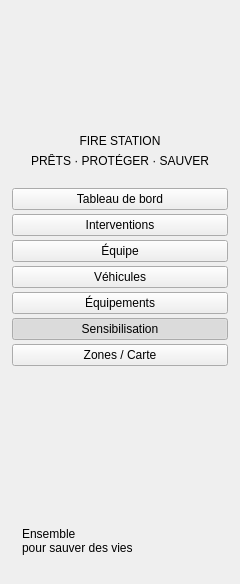
     <widget class="QFrame" name="frame_sidebar">
      <property name="minimumSize">
       <size>
        <width>240</width>
        <height>0</height>
       </size>
      </property>
      <property name="maximumSize">
       <size>
        <width>240</width>
        <height>16777215</height>
       </size>
      </property>
      <layout class="QVBoxLayout" name="verticalLayout_sidebar">
       <property name="spacing">
        <number>6</number>
       </property>
       <property name="leftMargin">
        <number>0</number>
       </property>
       <property name="topMargin">
        <number>18</number>
       </property>
       <property name="rightMargin">
        <number>0</number>
       </property>
       <property name="bottomMargin">
        <number>0</number>
       </property>
       <item alignment="Qt::AlignHCenter">
        <widget class="QLabel" name="label_logoImage">
         <property name="minimumSize">
          <size>
           <width>110</width>
           <height>110</height>
          </size>
         </property>
         <property name="maximumSize">
          <size>
           <width>110</width>
           <height>110</height>
          </size>
         </property>
         <property name="pixmap">
          <pixmap resource="resources.qrc">:/images/logo.png</pixmap>
         </property>
         <property name="scaledContents">
          <bool>true</bool>
         </property>
        </widget>
       </item>
       <item>
        <widget class="QLabel" name="label_logo">
         <property name="text">
          <string>FIRE STATION</string>
         </property>
         <property name="alignment">
          <set>Qt::AlignCenter</set>
         </property>
        </widget>
       </item>
       <item>
        <widget class="QLabel" name="label_slogan">
         <property name="text">
          <string>PRÊTS · PROTÉGER · SAUVER</string>
         </property>
         <property name="alignment">
          <set>Qt::AlignCenter</set>
         </property>
        </widget>
       </item>
       <item>
        <spacer name="verticalSpacer_logo">
         <property name="orientation">
          <enum>Qt::Vertical</enum>
         </property>
         <property name="sizeType">
          <enum>QSizePolicy::Fixed</enum>
         </property>
         <property name="sizeHint" stdset="0">
          <size>
           <width>20</width>
           <height>14</height>
          </size>
         </property>
        </spacer>
       </item>
       <item>
        <layout class="QVBoxLayout" name="verticalLayout_nav">
         <property name="spacing">
          <number>4</number>
         </property>
         <property name="leftMargin">
          <number>12</number>
         </property>
         <property name="rightMargin">
          <number>12</number>
         </property>
         <item>
          <widget class="QPushButton" name="pushButton_navDashboard">
           <property name="cursor">
            <cursorShape>PointingHandCursor</cursorShape>
           </property>
           <property name="text">
            <string>Tableau de bord</string>
           </property>
           <property name="icon">
            <iconset resource="resources.qrc">
             <normaloff>:/images/campagnes/ic_home.png</normaloff>:/images/campagnes/ic_home.png</iconset>
           </property>
           <property name="iconSize">
            <size>
             <width>22</width>
             <height>22</height>
            </size>
           </property>
           <property name="checkable">
            <bool>true</bool>
           </property>
           <property name="autoExclusive">
            <bool>true</bool>
           </property>
          </widget>
         </item>
         <item>
          <widget class="QPushButton" name="pushButton_navInterventions">
           <property name="cursor">
            <cursorShape>PointingHandCursor</cursorShape>
           </property>
           <property name="text">
            <string>Interventions</string>
           </property>
           <property name="icon">
            <iconset resource="resources.qrc">
             <normaloff>:/images/campagnes/ic_intervention.png</normaloff>:/images/campagnes/ic_intervention.png</iconset>
           </property>
           <property name="iconSize">
            <size>
             <width>22</width>
             <height>22</height>
            </size>
           </property>
           <property name="checkable">
            <bool>true</bool>
           </property>
           <property name="autoExclusive">
            <bool>true</bool>
           </property>
          </widget>
         </item>
         <item>
          <widget class="QPushButton" name="pushButton_navEmployes">
           <property name="cursor">
            <cursorShape>PointingHandCursor</cursorShape>
           </property>
           <property name="text">
            <string>Équipe</string>
           </property>
           <property name="icon">
            <iconset resource="resources.qrc">
             <normaloff>:/images/campagnes/ic_equipe.png</normaloff>:/images/campagnes/ic_equipe.png</iconset>
           </property>
           <property name="iconSize">
            <size>
             <width>22</width>
             <height>22</height>
            </size>
           </property>
           <property name="checkable">
            <bool>true</bool>
           </property>
           <property name="autoExclusive">
            <bool>true</bool>
           </property>
          </widget>
         </item>
         <item>
          <widget class="QPushButton" name="pushButton_navVehicules">
           <property name="cursor">
            <cursorShape>PointingHandCursor</cursorShape>
           </property>
           <property name="text">
            <string>Véhicules</string>
           </property>
           <property name="icon">
            <iconset resource="resources.qrc">
             <normaloff>:/images/campagnes/ic_vehicule.png</normaloff>:/images/campagnes/ic_vehicule.png</iconset>
           </property>
           <property name="iconSize">
            <size>
             <width>22</width>
             <height>22</height>
            </size>
           </property>
           <property name="checkable">
            <bool>true</bool>
           </property>
           <property name="autoExclusive">
            <bool>true</bool>
           </property>
          </widget>
         </item>
         <item>
          <widget class="QPushButton" name="pushButton_navEquipements">
           <property name="cursor">
            <cursorShape>PointingHandCursor</cursorShape>
           </property>
           <property name="text">
            <string>Équipements</string>
           </property>
           <property name="icon">
            <iconset resource="resources.qrc">
             <normaloff>:/images/campagnes/ic_equipement.png</normaloff>:/images/campagnes/ic_equipement.png</iconset>
           </property>
           <property name="iconSize">
            <size>
             <width>22</width>
             <height>22</height>
            </size>
           </property>
           <property name="checkable">
            <bool>true</bool>
           </property>
           <property name="autoExclusive">
            <bool>true</bool>
           </property>
          </widget>
         </item>
         <item>
          <widget class="QPushButton" name="pushButton_navCampagnes">
           <property name="cursor">
            <cursorShape>PointingHandCursor</cursorShape>
           </property>
           <property name="text">
            <string>Sensibilisation</string>
           </property>
           <property name="icon">
            <iconset resource="resources.qrc">
             <normaloff>:/images/campagnes/ic_campagne.png</normaloff>:/images/campagnes/ic_campagne.png</iconset>
           </property>
           <property name="iconSize">
            <size>
             <width>22</width>
             <height>22</height>
            </size>
           </property>
           <property name="checkable">
            <bool>true</bool>
           </property>
           <property name="checked">
            <bool>true</bool>
           </property>
           <property name="autoExclusive">
            <bool>true</bool>
           </property>
          </widget>
         </item>
         <item>
          <widget class="QPushButton" name="pushButton_navZones">
           <property name="cursor">
            <cursorShape>PointingHandCursor</cursorShape>
           </property>
           <property name="text">
            <string>Zones / Carte</string>
           </property>
           <property name="icon">
            <iconset resource="resources.qrc">
             <normaloff>:/images/campagnes/ic_zone.png</normaloff>:/images/campagnes/ic_zone.png</iconset>
           </property>
           <property name="iconSize">
            <size>
             <width>22</width>
             <height>22</height>
            </size>
           </property>
           <property name="checkable">
            <bool>true</bool>
           </property>
           <property name="autoExclusive">
            <bool>true</bool>
           </property>
          </widget>
         </item>
        </layout>
       </item>
       <item>
        <spacer name="verticalSpacer_sidebar">
         <property name="orientation">
          <enum>Qt::Vertical</enum>
         </property>
         <property name="sizeHint" stdset="0">
          <size>
           <width>20</width>
           <height>10</height>
          </size>
         </property>
        </spacer>
       </item>
       <item>
        <widget class="QFrame" name="frame_hero">
         <property name="minimumSize">
          <size>
           <width>240</width>
           <height>202</height>
          </size>
         </property>
         <property name="maximumSize">
          <size>
           <width>240</width>
           <height>202</height>
          </size>
         </property>
         <layout class="QVBoxLayout" name="verticalLayout_hero">
          <property name="spacing">
           <number>0</number>
          </property>
          <property name="leftMargin">
           <number>22</number>
          </property>
          <property name="bottomMargin">
           <number>18</number>
          </property>
          <item>
           <spacer name="verticalSpacer_hero">
            <property name="orientation">
             <enum>Qt::Vertical</enum>
            </property>
            <property name="sizeHint" stdset="0">
             <size>
              <width>20</width>
              <height>40</height>
             </size>
            </property>
           </spacer>
          </item>
          <item>
           <widget class="QLabel" name="label_heroTitre">
            <property name="text">
             <string>Ensemble</string>
            </property>
           </widget>
          </item>
          <item>
           <widget class="QLabel" name="label_heroSousTitre">
            <property name="text">
             <string>pour sauver des vies</string>
            </property>
           </widget>
          </item>
          <item>
           <spacer name="verticalSpacer_trait">
            <property name="orientation">
             <enum>Qt::Vertical</enum>
            </property>
            <property name="sizeType">
             <enum>QSizePolicy::Fixed</enum>
            </property>
            <property name="sizeHint" stdset="0">
             <size>
              <width>20</width>
              <height>8</height>
             </size>
            </property>
           </spacer>
          </item>
          <item>
           <widget class="QFrame" name="frame_heroTrait">
            <property name="minimumSize">
             <size>
              <width>44</width>
              <height>3</height>
             </size>
            </property>
            <property name="maximumSize">
             <size>
              <width>44</width>
              <height>3</height>
             </size>
            </property>
           </widget>
          </item>
         </layout>
        </widget>
       </item>
      </layout>
     </widget>
